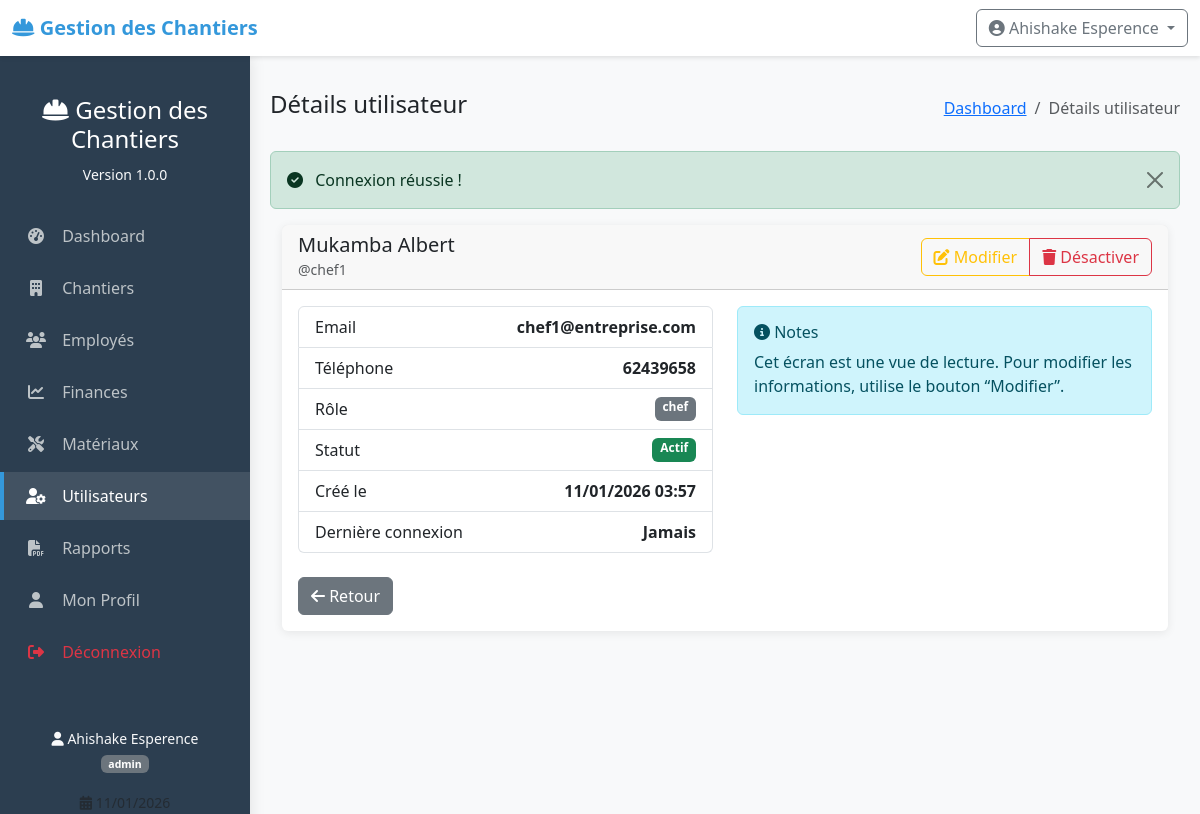
The page /index.php?controller=user&action=view&id=2 (signed in) on the database its author committed.
### tables this page shows
CREATE TABLE users (
    id INTEGER PRIMARY KEY AUTOINCREMENT,
    username VARCHAR(50) UNIQUE NOT NULL,
    password VARCHAR(255) NOT NULL,
    nom VARCHAR(100) NOT NULL,
    prenom VARCHAR(100) NOT NULL,
    email VARCHAR(150) UNIQUE NOT NULL,
    role VARCHAR(20) NOT NULL CHECK(role IN ('admin', 'chef', 'comptable')),
    telephone VARCHAR(20),
    created_at DATETIME DEFAULT CURRENT_TIMESTAMP,
    last_login DATETIME,
    status BOOLEAN DEFAULT 1
);

### index.php (called while the page is built, shortened)
<?php
$controller = $_GET['controller'] ?? 'dashboard';
$action = $_GET['action'] ?? 'index';
$controllerInstance = new $controllerClass();
$id = $_GET['id'] ?? null;
if ($id !== null) {
    $data = $controllerInstance->$action($id);
} else {
    $data = $controllerInstance->$action();
}
$viewFolders = [
    'dashboard' => 'dashboard',
    'chantier' => 'chantiers',
    'employe' => 'employes',
    'materiau' => 'materiaux',
    'finance' => 'finances',
    'user' => 'users',
    'rapport' => 'repports'
];
$viewFolder = $viewFolders[$controller] ?? 'dashboard';
$viewFile = __DIR__ . '/views/' . $viewFolder . '/' . $action . '.php';
require_once $viewFile;

### models/User.php (called while the page is built, shortened)
<?php
class User {
    private $db;
    public function __construct() {
        $this->db = Database::getInstance()->getConnection();
    }
    public function getById($id) {
        $sql = "SELECT * FROM users WHERE id = :id";
        $stmt = $this->db->prepare($sql);
        $stmt->execute([':id' => $id]);
        return $stmt->fetch();
    }
}
?>

### config/database.php (called while the page is built, shortened)
<?php
class Database {
    private static $instance = null;
    private $connection;
    private function __construct() {
        try {
            $this->connection = new PDO('sqlite:' . dirname(__DIR__) . '/data/chantiers.db');
            $this->connection->setAttribute(PDO::ATTR_ERRMODE, PDO::ERRMODE_EXCEPTION);
            $this->connection->setAttribute(PDO::ATTR_DEFAULT_FETCH_MODE, PDO::FETCH_ASSOC);
            $this->connection->exec('PRAGMA foreign_keys = ON');
        } catch(PDOException $e) {
            die("Erreur de connexion : " . $e->getMessage());
        }
    }
    public static function getInstance() {
        if (self::$instance == null) {
            self::$instance = new Database();
        }
        return self::$instance;
    }
    public function getConnection() {
        return $this->connection;
    }
}
?>

### controllers/UserController.php (called while the page is built, shortened)
<?php
require_once __DIR__ . '/../models/User.php';
class UserController {
    private $userModel;
    public function __construct() {
        $this->userModel = new User();
    }
    public function view($id) {
        $user = $this->userModel->getById($id);
        return ['user' => $user];
    }
}
?>

### views/users/view.php (the view, shortened to what this page needs)
<?php
include __DIR__ . '/../../includes/header.php';
$data = $GLOBALS['data'] ?? [];
$user = $data['user'] ?? null;
?>
<div class="container-fluid">
    <div class="row">
        <div class="col-12">
            <div class="card">
                <div class="card-header d-flex justify-content-between align-items-center">
                    <div>
                        <h5 class="card-title mb-0"><?php echo htmlspecialchars($user['prenom'] . ' ' . $user['nom']); ?></h5>
                        <small class="text-muted">@<?php echo htmlspecialchars($user['username']); ?></small>
                    </div>
                    <div class="btn-group" role="group">
                        <a href="index.php?controller=user&action=edit&id=<?php echo $user['id']; ?>" class="btn btn-outline-warning">
                            <i class="fas fa-edit"></i> Modifier
                        </a>
                        <?php if ($user['id'] != $_SESSION['user_id']): ?>
                        <a href="index.php?controller=user&action=delete&id=<?php echo $user['id']; ?>" class="btn btn-outline-danger btn-delete">
                            <i class="fas fa-trash"></i> Désactiver
                        </a>
                        <?php endif; ?>
                    </div>
                </div>
                <div class="card-body">
                    <div class="row">
                        <div class="col-md-6">
                            <div class="list-group">
                                <div class="list-group-item d-flex justify-content-between">
                                    <span>Email</span>
                                    <strong><?php echo htmlspecialchars($user['email']); ?></strong>
                                </div>
                                <div class="list-group-item d-flex justify-content-between">
                                    <span>Téléphone</span>
                                    <strong><?php echo htmlspecialchars($user['telephone'] ?? 'N/A'); ?></strong>
                                </div>
                                <div class="list-group-item d-flex justify-content-between">
                                    <span>Rôle</span>
                                    <span class="badge bg-secondary"><?php echo htmlspecialchars($user['role']); ?></span>
                                </div>
                                <div class="list-group-item d-flex justify-content-between">
                                    <span>Statut</span>
                                    <span class="badge <?php echo $user['status'] ? 'bg-success' : 'bg-danger'; ?>">
                                        <?php echo $user['status'] ? 'Actif' : 'Inactif'; ?>
                                    </span>
                                </div>
                                <div class="list-group-item d-flex justify-content-between">
                                    <span>Créé le</span>
                                    <strong><?php echo $user['created_at'] ? date('d/m/Y H:i', strtotime($user['created_at'])) : 'N/A'; ?></strong>
                                </div>
                                <div class="list-group-item d-flex justify-content-between">
                                    <span>Dernière connexion</span>
                                    <strong><?php echo $user['last_login'] ? date('d/m/Y H:i', strtotime($user['last_login'])) : 'Jamais'; ?></strong>
                                </div>
                            </div>
                        </div>
                        <div class="col-md-6">
                            <div class="alert alert-info">
                                <h6 class="mb-2"><i class="fas fa-info-circle"></i> Notes</h6>
                                <p class="mb-0">Cet écran est une vue de lecture. Pour modifier les informations, utilise le bouton “Modifier”.</p>
                            </div>
                        </div>
                    </div>
                    <div class="d-flex justify-content-between mt-4">
                        <a href="index.php?controller=user&action=index" class="btn btn-secondary">
                            <i class="fas fa-arrow-left"></i> Retour
                        </a>
                    </div>
                </div>
            </div>
        </div>
    </div>
</div>
<?php include __DIR__ . '/../../includes/footer.php'; ?>

### includes/header.php (style rules this page uses)
:root { --primary-color: #2c3e50; --secondary-color: #3498db; --success-color: #27ae60; --warning-color: #f39c12; --danger-color: #e74c3c; --light-color: #ecf0f1; --dark-color: #2c3e50; }
body { font-family: 'Segoe UI', Tahoma, Geneva, Verdana, sans-serif; background-color: #f8f9fa; min-height: 100vh; }
.card { border: none; box-shadow: 0 2px 10px rgba(0,0,0,0.08); transition: transform 0.3s; margin-bottom: 20px; }

### rows shown on the page
users: prenom+nom "Mukamba Albert", username "chef1", email "chef1@entreprise.com", telephone "62439658", role "chef", created_at "11/01/2026 03:57"

### other values the page prints
APP_NAME "Gestion des Chantiers"
$_SESSION['nom_complet'] "Ahishake Esperence"
APP_VERSION "1.0.0"
$_SESSION['role'] "admin"
$page_title "Détails utilisateur"
$_SESSION['success'] "Connexion réussie !"
